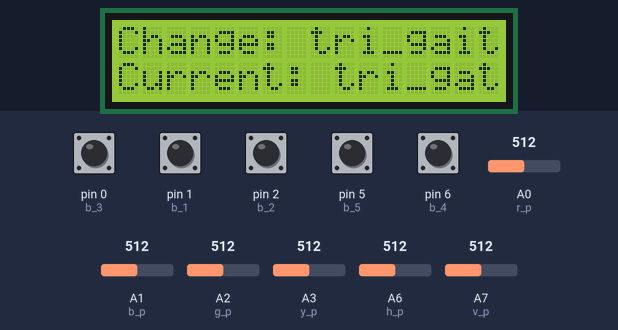
Bench run of a sketch on a simulated Arduino Nano, built with avr-gcc and run on an emulated ATmega328P. Parts: 16×2 character LCD. Inputs (shaded band) come from the test bench; at power-on: pin 0 (b_3), pin 1 (b_1), pin 2 (b_2), pin 5 (b_5), pin 6 (b_4) HIGH, A0 (r_p) = 512, A1 (b_p) = 512, A2 (g_p) = 512, A3 (y_p) = 512, A6 (h_p) = 512, A7 (v_p) = 512. No radio packets arrive unless stated.

Above: at 1.2 s.
1.3 s: pin 5 (b_5) pulled LOW for 0.15 s
At 2.5 s:
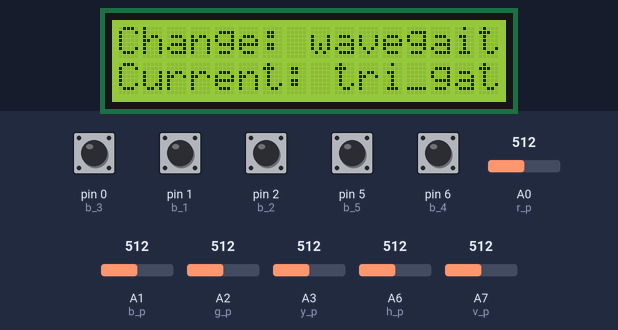
2.9 s: pin 6 (b_4) pulled LOW for 0.15 s
At 3.7 s:
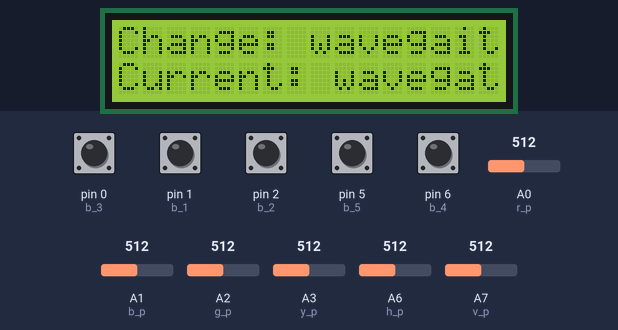
4.5 s: pin 5 (b_5) pulled LOW for 1 s
At 5.9 s:
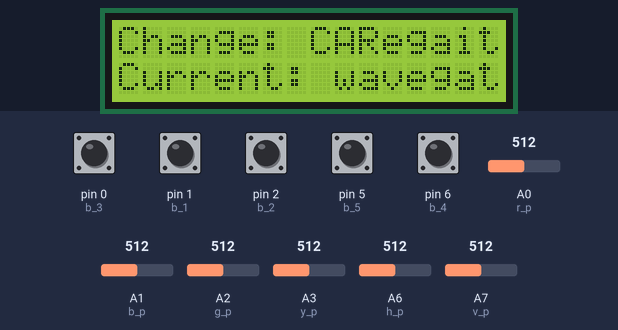
7.0 s: pin 6 (b_4) pulled LOW for 1 s
At 8.3 s:
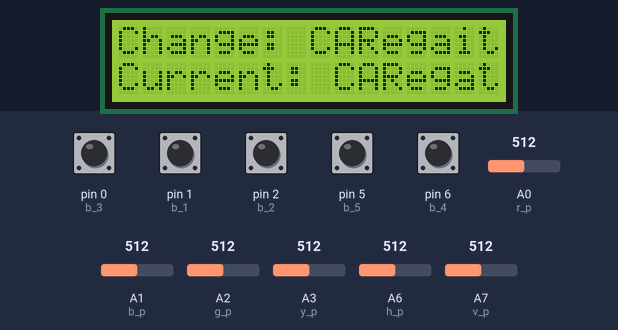
9.5 s: pin 5 (b_5) pulled LOW for 0.15 s
At 10.3 s:
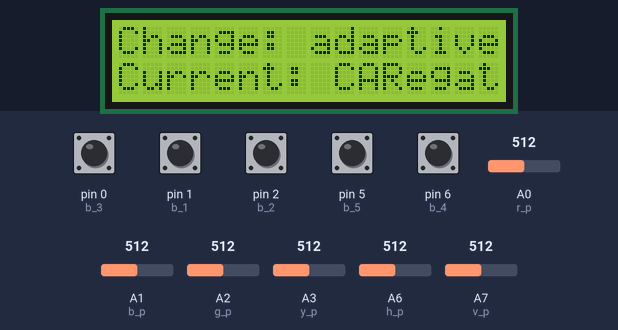
11.1 s: pin 6 (b_4) pulled LOW for 0.15 s
At 12.0 s:
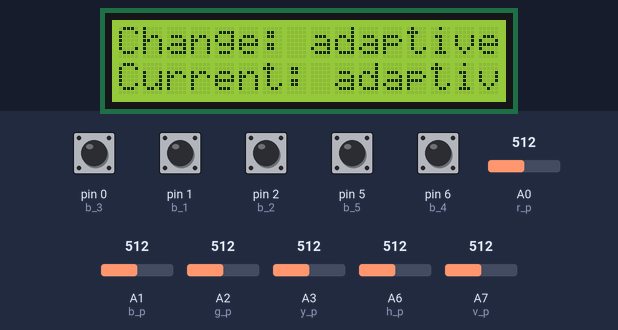
Timing chart, 0 to 13.7 s (numbered marks = the images above; inputs shaded):
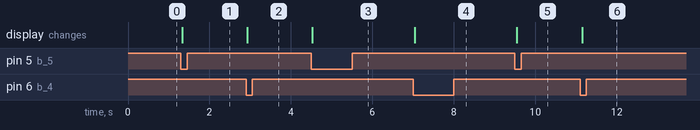

The sketch:

Hexapod_transmitter.ino
```cpp
#include <SPI.h>
#include <nRF24L01.h>
#include <RF24.h>
#include <LiquidCrystal_I2C.h>
#include <Wire.h>

const uint64_t pipeOut = 0xF9E8F0F0E2LL;   //IMPORTANT: The same as in the receiver 0xF9E8F0F0E1LL
int r_p = A0, b_p = A1, g_p = A2, y_p = A3, h_p = A6, v_p = A7;
int o_l = 3, y_l = 4, b_l = 9, g_l = 10;
int b_1 = 1, b_2 = 2, b_3 = 0, b_4 = 6, b_5 = 5;

int new_next_val,old_next_val;
int gait_index_val=0,select_val=0;
String gaits[] = {"tri_gait","wave","CAR","adaptive"};
String current_gait = "tri_gate";

RF24 radio(8, 7); // select CE,CSN pin
LiquidCrystal_I2C lcd(0x27, 16, 2);

struct PacketData
{
  byte max_step_height;
  byte max_step_length;
  byte default_roll;
  byte default_pitch;
  byte x_coordinate;
  byte y_coordinate;
  byte default_body_height_up;
  byte default_body_height_down;
  byte on_off;
  byte gait;
  // byte select;
  // byte next;
};
PacketData data;

void select_gait(){
  new_next_val = digitalRead(b_5);
  select_val = digitalRead(b_4);
  if(new_next_val == 0 && old_next_val == 1)
  {
    gait_index_val++;
    if(gait_index_val > 3){
      gait_index_val = 0;
    }
  }
  old_next_val = new_next_val;
  if(select_val == 0){
    current_gait = gaits[gait_index_val];
    data.gait=gait_index_val;
  }
  //display gate value at index specified
  // Serial.print(" current_gait:");//////////////////////////////////////////////////////////////////////////////////////////////////////////////////////////////////////
  // Serial.print(current_gait);
  lcd.setCursor(0,0);
  lcd.print("Change: ");
  lcd.print(gaits[gait_index_val]);
  lcd.setCursor(0,1);
  lcd.print("Current: ");
  lcd.print(current_gait);
  //////////////////////////////////////////////////////////////////////////////////////////////////////////////////////////////////////
}

void mapAndWriteValues()
{

}

void setup()
{
  // Serial.begin(115200);
  radio.begin();
  radio.setDataRate(RF24_250KBPS);
  radio.openWritingPipe(pipeOut);
  radio.stopListening(); //start the radio Transmitter

  pinMode(b_1,INPUT_PULLUP);
  pinMode(b_2,INPUT_PULLUP);
  pinMode(b_3,INPUT_PULLUP);
  pinMode(b_4,INPUT_PULLUP);
  pinMode(b_5,INPUT_PULLUP);

  lcd.begin();
  lcd.backlight();

}

void loop()
{
  data.max_step_height = map(analogRead(y_p),1023,0,0,255);
  data.max_step_length = map(analogRead(g_p),1023,0,0,255);
  data.default_roll = map(analogRead(b_p),1023,0,0,255);
  data.default_pitch = map(analogRead(r_p),1023,0,0,255);
  data.x_coordinate = map(analogRead(h_p),0,1023,0,255);
  data.y_coordinate = map(analogRead(v_p),0,1023,0,255);
  data.default_body_height_up = digitalRead(b_1);
  data.default_body_height_down = digitalRead(b_3);
  data.on_off = digitalRead(b_2);
  select_gait();
  // data.select = digitalRead(b_4);
  // data.next = digitalRead(b_5);

  // Serial.print(data.max_step_height);
  // Serial.print(" ");
  // Serial.print(data.max_step_length);
  // Serial.print(" ");
  // Serial.print(data.default_roll);
  // Serial.print(" ");
  // Serial.print(data.default_pitch);
  // Serial.print(" ");
  // Serial.print(data.x_coordinate);
  // Serial.print(" ");
  // Serial.print(data.y_coordinate);
  // Serial.print(" ");
  // Serial.print(data.default_body_height_up);
  // Serial.print(" ");
  // Serial.print(data.default_body_height_down);
  // Serial.print(" ");
  // Serial.print(data.on_off);
  // Serial.print(" ");
  // Serial.print(data.select);
  // Serial.print(" ");
  // Serial.print(data.next);
  // Serial.println(" ");


  radio.write(&data, sizeof(PacketData));

}
```

Measured:
- after the input at 1.3 s, the display: changes at once (image 1)
- after the input at 2.9 s, the display: changes at once (image 2)
- after the input at 4.5 s, the display: changes at once (image 3)
- after the input at 7.0 s, the display: changes at once (image 4)
- after the input at 9.5 s, the display: changes at once (image 5)
- after the input at 11.1 s, the display: changes after 0.06 s (image 6)
